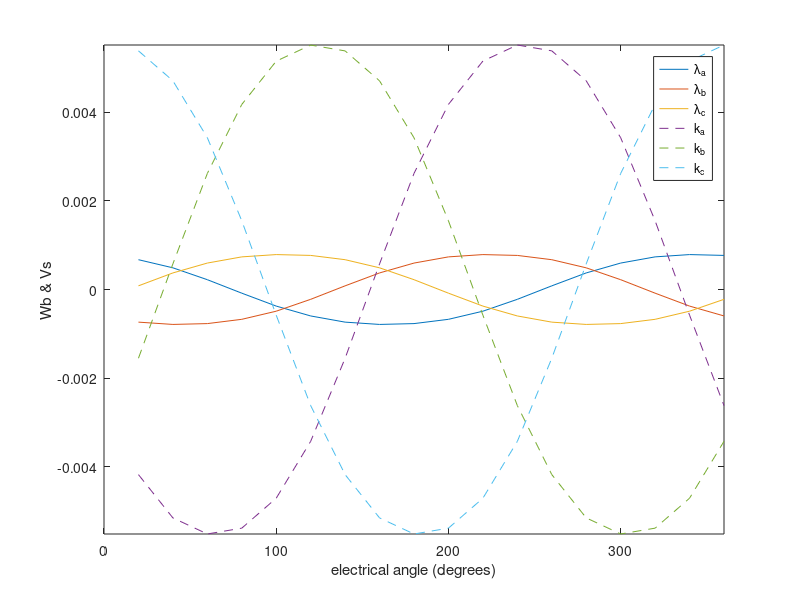
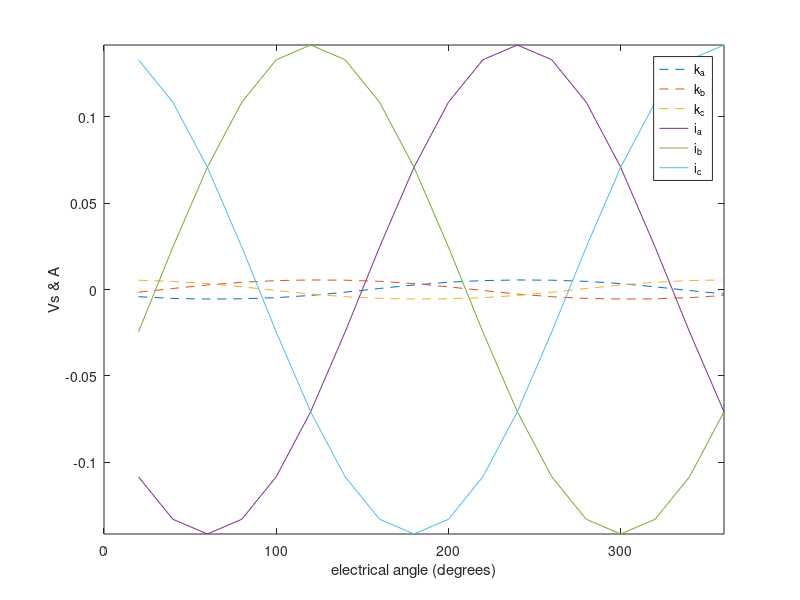
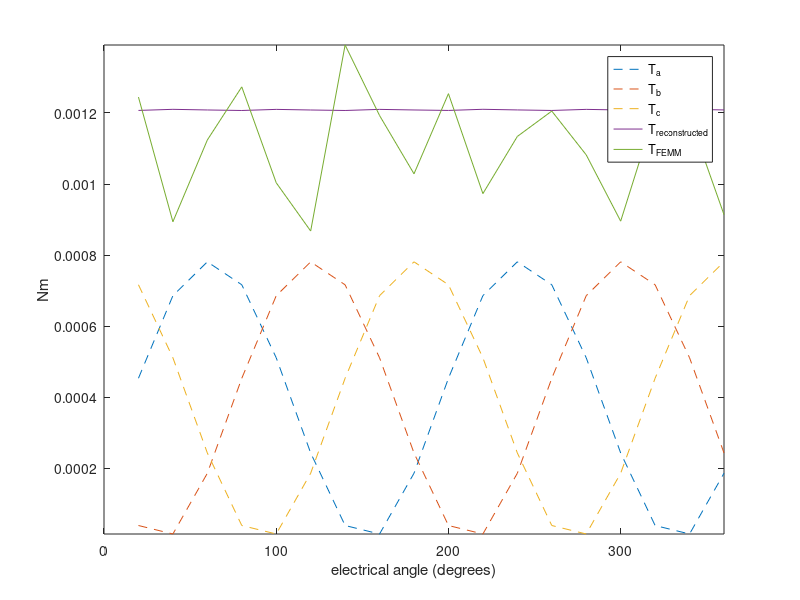

These figures' MATLAB source, in order:
close all; clear all; clc

%% input data
NumberPoles = 14; 

%% extract FEMM data
Data = csvread('OutrunnerVideoExample_Part3.csv',1,0);
Angle = Data(:,1);
Torque = Data(:,2);
FluxLinkage = Data(:,3:5);
Current = Data(:,6:8);

%% calculations
K = circshift(FluxLinkage, [-round(length(Angle)*(90)/360),0])*NumberPoles/2;  % differentiate in frequency domain
T = K.*Current;

%% plotting
figure
plot(Angle, FluxLinkage)
hold on
plot(Angle,  K,'--')
hold off
legend('\lambda_a', '\lambda_b', '\lambda_c', 'k_a', 'k_b', 'k_c')
xlabel('electrical angle (degrees)')
ylabel('Wb & Vs')
axis([0 360 -inf inf])

figure
plot(Angle,  K,'--')
hold on
plot(Angle, Current)
hold off
legend('k_a', 'k_b', 'k_c', 'i_a', 'i_b', 'i_c')
xlabel('electrical angle (degrees)')
ylabel('Vs & A')
axis([0 360 -inf inf])


figure
plot(Angle,  T,'--')
hold on
plot(Angle, sum(T,2),Angle , Torque)
hold off
legend('T_a', 'T_b', 'T_c', 'T_{reconstructed}', 'T_{FEMM}')
xlabel('electrical angle (degrees)')
ylabel('Nm')
axis([0 360 -inf inf])

FluxLinkageRMS = max(max(FluxLinkage))/sqrt(2);
AverageTorque = mean(Torque);


Ke = FluxLinkageRMS*NumberPoles/2
Kt = Ke*3 %reconstructed, flux linkage from FEMM

%Irms
Irms = max(max(Current))/sqrt(2);
Kt_2 = AverageTorque/Irms 


